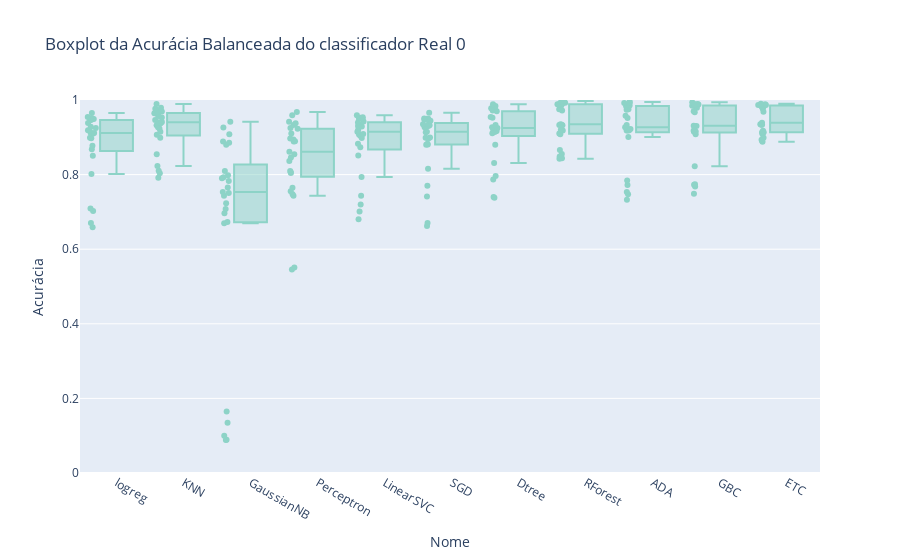
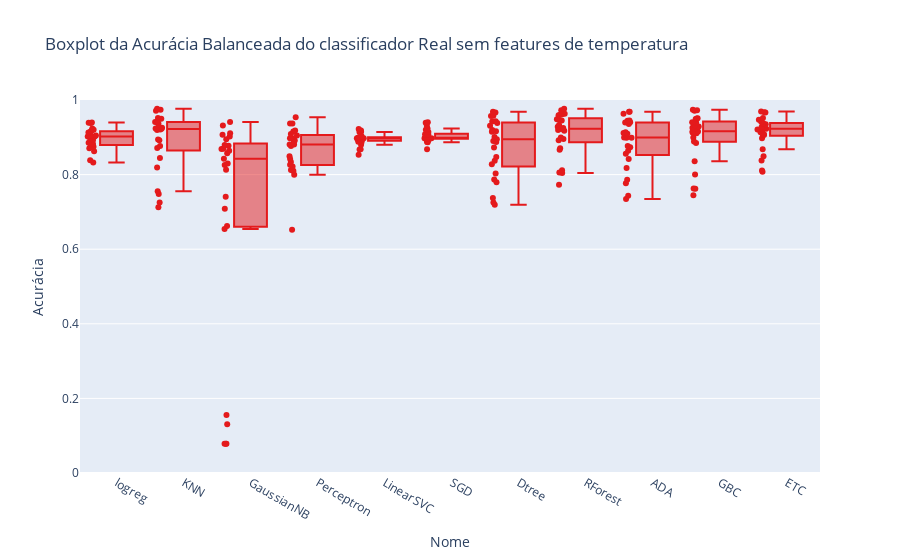

Write notebook code for charts like these, in order.
### Markdown cell above
## Gráficos dados Reais

### Code cell
# Criar boxplot da acurácia por modelo real real 

fig = px.box(df4, x='Nome', y='Acurácia', points='all', title='Boxplot da Acurácia Balanceada do classificador Real 0',color_discrete_sequence=px.colors.qualitative.Set3)

fig.update_yaxes(range=[0, 1])
fig.show()

fig = px.box(df7, x='Nome', y='Acurácia', points='all', title='Boxplot da Acurácia Balanceada do classificador Real sem features de temperatura',color_discrete_sequence=px.colors.qualitative.Set1)
fig.update_yaxes(range=[0, 1])
fig.show()

fig = px.box(df1, x='Nome', y='Acurácia ', points='all', title='Boxplot da Acurácia Balanceada do classificador Real')
fig.update_yaxes(range=[0, 1])
fig.show()

fig = px.box(df4, x='Nome', y='Acurácia', points='all', title='Boxplot da F1-Score Balanceada do Classificador Real 0',color_discrete_sequence=px.colors.qualitative.Set3)
fig.update_yaxes(range=[0, 1])
fig.show()

fig = px.box(df7, x='Nome', y='Acurácia', points='all', title='Boxplot da F1-Score Balanceada do Classificador Real sem features de temperatura',color_discrete_sequence=px.colors.qualitative.Set1)
fig.update_yaxes(range=[0, 1])
fig.show()

# fig = px.box(df10, x='Nome', y='F1-score Balanceada', points='all', title='Boxplot da F1-Score Balanceada do Classificador Real sem features de pressão',color_discrete_sequence=px.colors.qualitative.Set1_r)
# fig.update_yaxes(range=[0, 1])
# fig.show()

fig = px.box(df1, x='Nome', y='Acurácia', points='all', title='Boxplot da F1-Score Balanceada do Classificador Real')
fig.update_yaxes(range=[0, 1])
fig.show()

### Figure 1 — Plotly figure (JSON) as saved in the notebook; plotly's stock layout.template omitted (floating-point values rounded to 4 significant figures; data arrays with more than 128 entries replaced by an {"elided": "..."} marker saying what was removed)
{"data": [{"alignmentgroup": "True", "boxpoints": "all", "hovertemplate": "Nome=%{x}<br>Acurácia=%{y}<extra></extra>", "legendgroup": "", "marker": {"color": "rgb(141,211,199)"}, "name": "", "notched": false, "offsetgroup": "", "orientation": "v", "showlegend": false, "type": "box", "x": {"elided": "275 str values"}, "x0": " ", "xaxis": "x", "y": {"elided": "275 float values"}, "y0": " ", "yaxis": "y"}], "layout": {"boxmode": "group", "legend": {"tracegroupgap": 0}, "title": {"text": "Boxplot da Acurácia Balanceada do classificador Real 0"}, "xaxis": {"anchor": "y", "domain": [0, 1], "title": {"text": "Nome"}}, "yaxis": {"anchor": "x", "domain": [0, 1], "range": [0, 1], "title": {"text": "Acurácia"}}}}

### Figure 2 — Plotly figure (JSON) as saved in the notebook; plotly's stock layout.template omitted (floating-point values rounded to 4 significant figures; data arrays with more than 128 entries replaced by an {"elided": "..."} marker saying what was removed)
{"data": [{"alignmentgroup": "True", "boxpoints": "all", "hovertemplate": "Nome=%{x}<br>Acurácia=%{y}<extra></extra>", "legendgroup": "", "marker": {"color": "rgb(228,26,28)"}, "name": "", "notched": false, "offsetgroup": "", "orientation": "v", "showlegend": false, "type": "box", "x": {"elided": "275 str values"}, "x0": " ", "xaxis": "x", "y": {"elided": "275 float values"}, "y0": " ", "yaxis": "y"}], "layout": {"boxmode": "group", "legend": {"tracegroupgap": 0}, "title": {"text": "Boxplot da Acurácia Balanceada do classificador Real sem features de temperatura"}, "xaxis": {"anchor": "y", "domain": [0, 1], "title": {"text": "Nome"}}, "yaxis": {"anchor": "x", "domain": [0, 1], "range": [0, 1], "title": {"text": "Acurácia"}}}}
